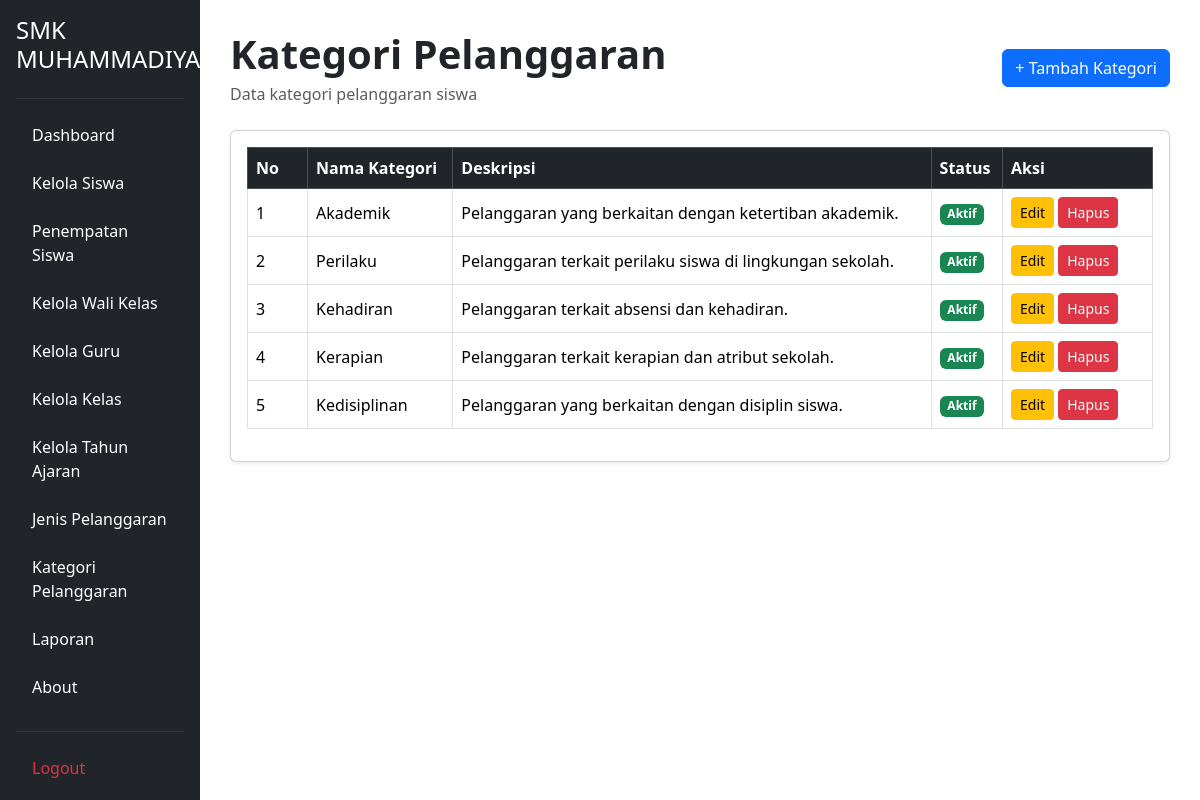
/admin/kategori_pelanggaran/index.php (signed in), run on the app's committed database.
### tables this page shows
CREATE TABLE `t_pelanggaran_kategori` (
  `id` int(11) NOT NULL,
  `nama` varchar(100) NOT NULL,
  `deskripsi` text NOT NULL,
  `status_aktif` tinyint(1) NOT NULL,
  `created_at` timestamp NOT NULL DEFAULT current_timestamp(),
  `updated_at` timestamp NOT NULL DEFAULT current_timestamp()
);

### admin/kategori_pelanggaran/index.php (the view, shortened to what this page needs)
<?php
require_once __DIR__ . "/../../config/koneksi.php";
$query = mysqli_query($conn, "SELECT * FROM t_pelanggaran_kategori ORDER BY id DESC");
?>
<!DOCTYPE html>
<html lang="id">
<head>
    <link href="https://cdn.jsdelivr.net/npm/bootstrap@5.3.8/dist/css/bootstrap.min.css" rel="stylesheet">
</head>
<body>
<div class="container-fluid">
    <div class="row">
        <?php require_once "../../layout/sidebar.php"; ?>
        <main class="col-md-9 col-lg-10 main-content">
            <div class="d-flex justify-content-between align-items-center mb-4">
                <div>
                    <h1 class="fw-bold mb-1">Kategori Pelanggaran</h1>
                    <p class="text-muted mb-0">
                        Data kategori pelanggaran siswa
                    </p>
                </div>
                <a href="tambah.php" class="btn btn-primary">
                    + Tambah Kategori
                </a>
            </div>
            <div class="card shadow-sm">
                <div class="card-body">
                    <div class="table-responsive">
                        <table class="table table-bordered table-hover align-middle">
                            <thead class="table-dark">
                                <tr>
                                    <th width="60">No</th>
                                    <th>Nama Kategori</th>
                                    <th>Deskripsi</th>
                                    <th>Status</th>
                                    <th width="150">Aksi</th>
                                </tr>
                            </thead>
                            <tbody>
                                <?php
                                $no = 1;
                                if (mysqli_num_rows($query) > 0):
                                    while ($data = mysqli_fetch_assoc($query)):
                                ?>
                                    <tr>
                                        <td><?= $no++; ?></td>
                                        <td>
                                            <?= htmlspecialchars($data['nama']); ?>
                                        </td>
                                        <td>
                                            <?= htmlspecialchars($data['deskripsi']); ?>
                                        </td>
                                        <td>
                                            <?php if ($data['status_aktif'] == 1): ?>
                                                <span class="badge bg-success">
                                                    Aktif
                                                </span>
                                            <?php else: ?>
                                                <span class="badge bg-danger">
                                                    Tidak Aktif
                                                </span>
                                            <?php endif; ?>
                                        </td>
                                        <td>
                                            <a href="edit.php?id=<?= $data['id']; ?>"
                                               class="btn btn-warning btn-sm">
                                                Edit
                                            </a>
                                            <a href="hapus.php?id=<?= $data['id']; ?>"
                                               class="btn btn-danger btn-sm"
                                               onclick="return confirm('Yakin ingin menghapus kategori ini?');">
                                                Hapus
                                            </a>
                                        </td>
                                    </tr>
                                <?php
                                    endwhile;
                                endif; ?>
                            </tbody>
                        </table>
                    </div>
                </div>
            </div>
        </main>
    </div>
</div>
</body>
</html>

### admin/kategori_pelanggaran/index.php (style rules this page uses)
.main-content { margin-left: 16.666667%; padding: 30px; }

### data on the page
t_pelanggaran_kategori: nama "Akademik", deskripsi "Pelanggaran yang berkaitan dengan ketertiban akademik.", status_aktif "Aktif"
t_pelanggaran_kategori: nama "Perilaku", deskripsi "Pelanggaran terkait perilaku siswa di lingkungan sekolah.", status_aktif "Aktif"
t_pelanggaran_kategori: nama "Kehadiran", deskripsi "Pelanggaran terkait absensi dan kehadiran.", status_aktif "Aktif"
t_pelanggaran_kategori: nama "Kerapian", deskripsi "Pelanggaran terkait kerapian dan atribut sekolah.", status_aktif "Aktif"
t_pelanggaran_kategori: nama "Kedisiplinan", deskripsi "Pelanggaran yang berkaitan dengan disiplin siswa.", status_aktif "Aktif"
